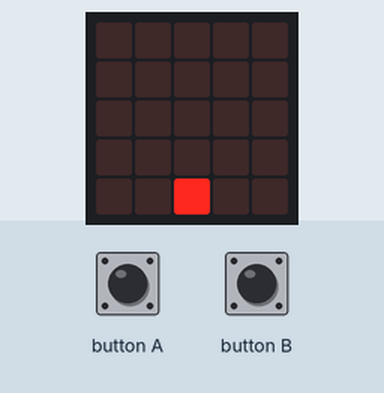
The program below on a simulated BBC micro:bit (MakeCode). Parts: the board's 5×5 LED display. The test bench sets the inputs (shaded band).

Above: at 1.2 s.
1.3 s: button A pressed for 0.15 s
At 1.7 s:
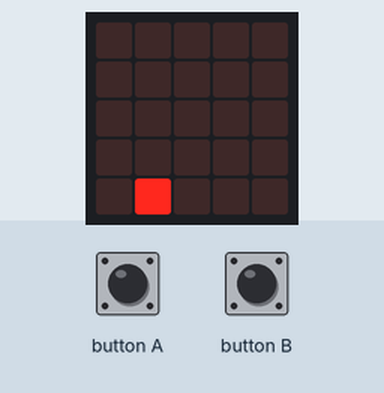
2.9 s: button A pressed for 0.15 s
At 4.1 s:
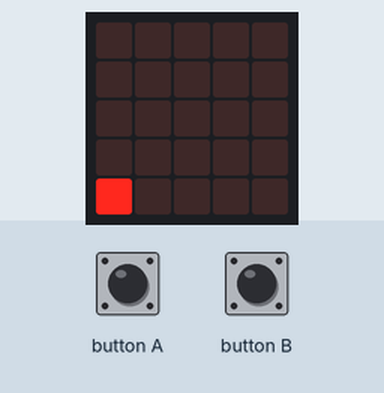
4.5 s: button B pressed for 0.15 s
At 5.4 s:
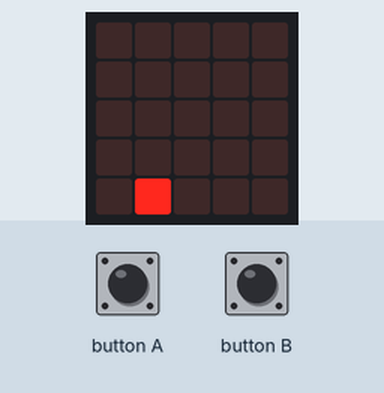
6.1 s: button B pressed 5 times (0.12 s each, 0.3 s apart)
At 7.3 s:
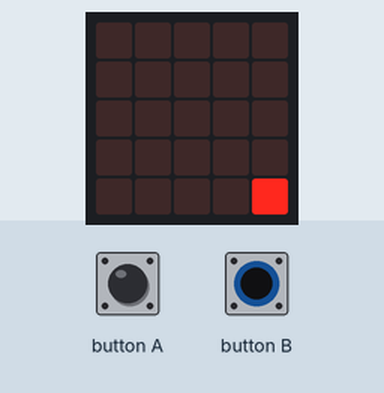
Timing chart, 0 to 9.1 s (numbered marks = the images above; inputs shaded):
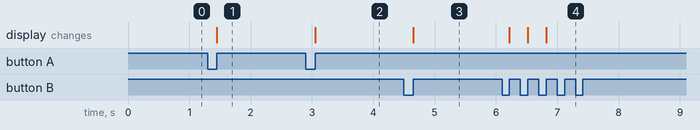

Measured:
- after the input at 1.3 s, the display: changes after 0.15 s (image 1)
- after the input at 2.9 s, the display: changes after 0.15 s (image 2)
- after the input at 4.5 s, the display: changes after 0.15 s (image 3)
- after the input at 6.1 s, the display: first changes after 0.12 s (image 4 shows a later state)

The program:

main.ts
```typescript
input.onButtonPressed(Button.A, function () {
    spaceShip.change(LedSpriteProperty.X, -1)
})
input.onButtonPressed(Button.B, function () {
    spaceShip.change(LedSpriteProperty.X, 1)
})
let spaceShip: game.LedSprite = null
spaceShip = game.createSprite(2, 4)
```

test.ts
```typescript
// 테스트는 여기로 이동합니다; 이 패키지가 확장으로 사용될 때 컴파일되지 않을 것 입니다.
```
